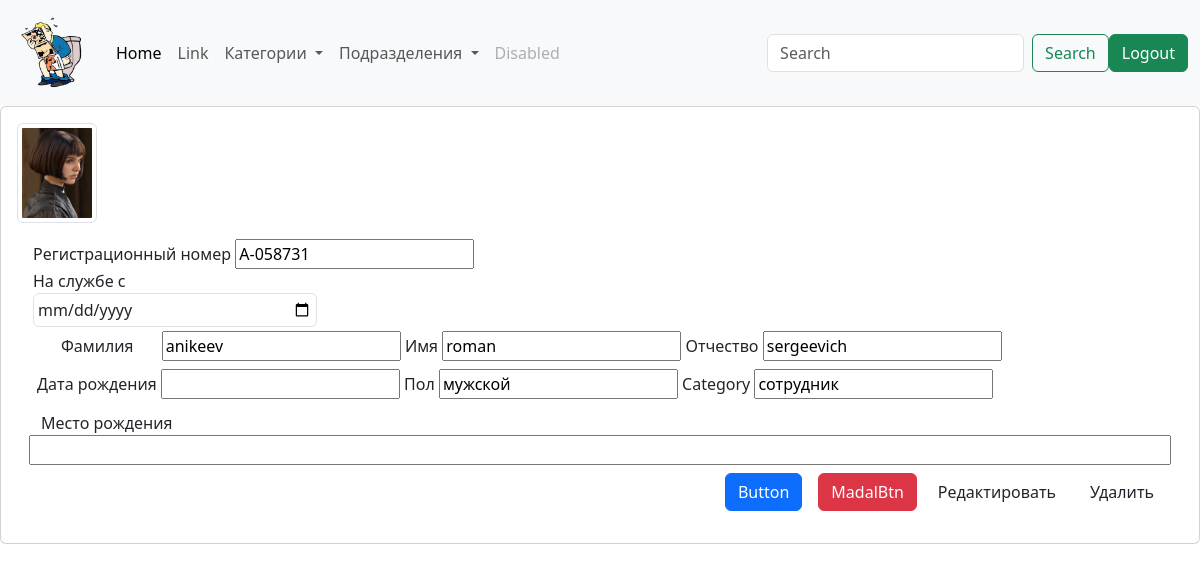
Page /app/person/1/ (signed in) on the committed database.
### app/models.py (models this page shows, shortened)
class Person(models.Model):
    photo_card = models.ImageField(blank=True, null=True,
                                   upload_to='images/',
                                   default='images/default.jpg',
                                   verbose_name='фотокарточка',
                                   )
    personal_number = models.CharField(max_length=9,
                                       blank=True, null=True,
                                       verbose_name='личный номер',
                                       )
    last_name = models.CharField(max_length=16, verbose_name='фамилия')
    first_name = models.CharField(max_length=24, verbose_name='имя')
    patronymic = models.CharField(max_length=24, verbose_name='отчество', blank=True)
    date_of_birth = models.DateField(default='1983-08-08', verbose_name='дата рождения')
    sex = models.CharField(max_length=8, default='мужской', choices=sex_choice, verbose_name='пол')
    category = models.ForeignKey(Category, on_delete=models.PROTECT, default=1, blank=True, related_name='person_category')
    division = models.ForeignKey(Division, on_delete=models.PROTECT, default=1, blank=True, related_name='person_division')

class Category(models.Model):
    title = models.CharField(max_length=32, verbose_name='категория')
    def __str__(self) -> str:
        return self.title
    def get_absolute_url(self):
        return reverse('category_list_url', kwargs={'pk': self.pk})

### app/views.py (the view)
# urls.py: path("person/<int:pk>/", person_detail, name='person_detail_url'),
def person_detail(request, pk):
    persons = Person.objects.get(pk=pk)
    category = Category.objects.all()
    division = Division.objects.all()
    return render(
        request,
        'app/person_detail.html',
        context={
            'persons': persons,
            'category': category,
            'division': division,
        }
    )

### app/models.py (called while the page is built)
    def get_absolute_url(self):
        return reverse('division_list_url', kwargs={'pk': self.pk})

### app/templates/app/person_detail.html (shortened to what this page needs)
{% extends "index.html" %}
{% load static %}
{% block main %}
{% if not user.is_authenticated %}
 <h1>Зарегистрируйтесь</h1>
 {% else %}
<div class="card w-100 mb-1">
  <div class="card-body">
    <img style="width: 80px; height: 100px;" src="{{ persons.photo_card.url }}" class="img-thumbnail" alt="{{ person.photo_card }}">
        <div class="container-lfuid p-2 ">
          <div class="p-2">
            <label>Регистрационный номер</label>
            <input type="text" name="person.last_name" value="{{ persons.personal_number}}" readonly><br>
            <label type="" class="">На службе с</label>
            <input type="date", class="form-control w-25 p-1">
          <div class="p-1">
            <label class="px-4">Фамилия</label>
            <input type="text" name="person.last_name" value="{{ persons.last_name }}" readonly>
            <label>Имя</label>
            <input type="text" name="person.first_name" value="{{ persons.first_name }}" readonly>
            <label>Отчество</label>
            <input type="text" name="person.patronymic" value="{{ persons.patronymic }}" readonly>
          </div>
          <div class="p-1" >
            <label>Дата рождения</label>
            <input type="data">
            <label>Пол</label>
            <input type="text" name="person.sex" value="{{ persons.sex }}" readonly>
            <label>Category</label>
            <input type="text" name="category.title" value="{{ persons.category }}" readonly>
          </div>
          <div class="row p-2">
            <label>Место рождения</label>
            <input>
          </div>
        <div class="d-grid gap-2 d-md-flex justify-content-md-end">
          <button class="btn btn-primary me-md-2" type="button">Button</button>
          <button
          type="button"
          class="btn btn-danger" data-bs-toggle="modal" data-bs-target="#exampleModal">MadalBtn
          </button>
          <a href="{% url 'edit_person_url' persons.id %}" class="btn btn-denger">Редактировать</a>
          <a href="{% url 'delete_person_url' persons.id %}" class="btn btn-denger">Удалить</a>
        </div>
    </div>
    </div>
{% endif %}
{% endblock main %}

### rows in the picture
Person: photo_card (picture), personal_number "A-058731", last_name "anikeev", first_name "roman", patronymic "sergeevich", sex "мужской", category "сотрудник"
